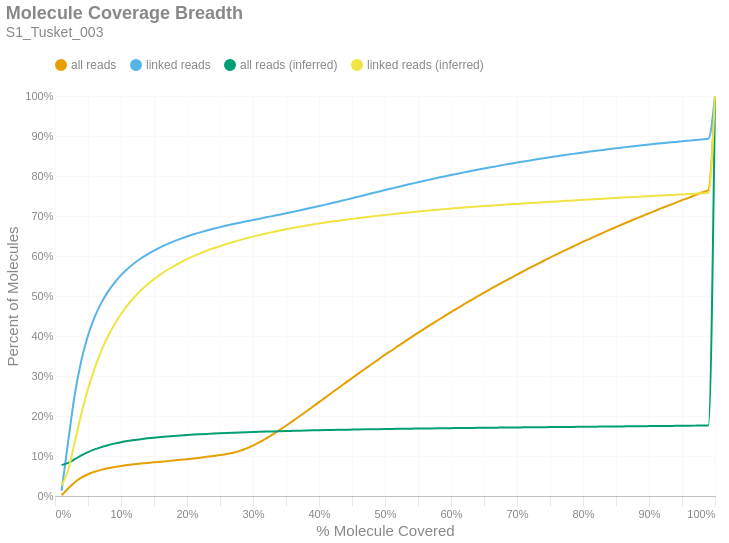

The code cell stored with this chart in its notebook:
### Markdown cell above
### Molecule Read Coverage
This chart shows molecule coverage breadth as computed by the number of bases aligned to that molecule. In other words, "*how much of each unique long molecule is actually sequenced/aligned?*" Keep in mind there is a distinction between sequences and alignments, since some sequences belonging to a particular molecule may not align well and wouldn't appear in the alignment data. This chart also shows molecule coverage breadth as computed by the *inferred fragment* from which the aligned sequences originate. Unlike read coverage, this calculation takes into account the total insert size, including unsequenced gaps between the forward and reverse reads. Like the previous figures, these are cumulative percents.

### Code cell
if SKIPLR:
    print_html(f"Skipped")
else:
    binned_df = consolidated_hist(valids['coverage_bp'], mask, 0.01, True)
    binned_df_inf = consolidated_hist(valids['coverage_inserts'], mask, 0.01, True)
    binned_df = binned_df.with_columns(pl.lit(binned_df_inf['all reads (cumsum)']).alias('all reads (inferred)'))
    binned_df = binned_df.with_columns(pl.lit(binned_df_inf['linked reads (cumsum)']).alias('linked reads (inferred)'))
    binned_df = binned_df.with_columns(
        (pl.col('bin').cast(pl.Float64) + 0.01).alias('right_edge')
    )

    with SafeRender(binned_df):
        (
            density_plot(binned_df, 'Molecule Coverage Breadth', samplename, 'molcov', ['all reads (inferred)','linked reads (inferred)'])
            .encode(
                #x=alt.X('bin:Q', title="% Molecule Covered").axis(format = '%').scale(padding=0),
                x=alt.X('right_edge:Q', title="% Molecule Covered").axis(format='%').scale(padding=0),
                y=alt.Y('value:Q', title='Percent of Molecules')
                    .axis(format='%')
                    .stack(False)
                    .scale(domainMin=0, padding=0),
                color=alt.Color("key:N").scale(domain = ["all reads", "linked reads", "all reads (inferred)", "linked reads (inferred)"]),
                tooltip = [
                    alt.Tooltip("key:N", title = "Data Type"),
                    alt.Tooltip("range_label:N", title="% Molecule Covered"),
                    alt.Tooltip("value:Q", format = ".2%", title="% Molecules")
                ]
            )
        ).display()

### Figure 1 — Vega-Lite specification as saved in the notebook (floating-point values rounded to 4 significant figures)
{"width": "container", "height": 400, "config": {"title": {"anchor": "start", "dy": -15, "fontSize": 18, "color": "#888888", "subtitleColor": "#888888", "subtitleFontSize": 14}, "arc": {"fill": "#0072B2"}, "axis": {"domainColor": "#888888", "domainWidth": 0.5, "gridWidth": 0.2, "grid": false, "titleFontWeight": 400, "titleFontSize": 15, "labelFontSize": 11, "labelColor": "#888888", "tickColor": "#888888", "tickWidth": 0.2, "titleColor": "#888888"}, "axisBand": {"grid": false}, "axisX": {"grid": true, "tickSize": 10, "domainCap": "round"}, "axisY": {"domain": false, "grid": true, "tickSize": 0, "domainCap": "round"}, "background": "transparent", "header": {"labelFontSize": 15, "labelColor": "#888888", "titleFontSize": 15, "titleFontWeight": 600, "titleColor": "#888888"}, "legend": {"labelFont": "sans-serif", "labelFontSize": 12, "labelColor": "#888888", "symbolSize": 100, "symbolType": "circle", "titleFontSize": 12, "titlePadding": 10, "titleColor": "#888888", "title": null, "orient": "top"}, "range": {"category": ["#E69F00", "#56B4E9", "#009E73", "#F0E442", "#0072B2", "#D55E00", "#CC79A7", "#000000"], "diverging": ["#cfe8f3", "#a2d4ec", "#73bfe2", "#46abdb", "#1696d2", "#12719e"]}, "area": {"fill": "#0072B2", "fillOpacity": 0.7, "line": true, "strokeOpacity": 0.7}, "line": {"color": "#0072B2", "stroke": "#0072B2", "strokeWidth": 2}, "trail": {"color": "#0072B2", "stroke": "#0072B2", "strokeWidth": 0, "size": 1}, "point": {"filled": true, "fillOpacity": 1.0, "size": 95}, "text": {"color": "#888888", "fontSize": 11, "align": "right", "fontWeight": 400, "size": 11}, "bar": {"fill": "#0072B2", "stroke": null}, "view": {"stroke": null, "continuousWidth": 660, "continuousHeight": 400}}, "data": {"name": "data-a16ab71d982bfd180348b1e5126448c2"}, "mark": {"type": "line", "interpolate": "monotone", "point": {"opacity": 0, "size": 275}}, "encoding": {"color": {"field": "key", "scale": {"domain": ["all reads", "linked reads", "all reads (inferred)", "linked reads (inferred)"]}, "type": "nominal"}, "tooltip": [{"field": "key", "title": "Data Type", "type": "nominal"}, {"field": "range_label", "title": "% Molecule Covered", "type": "nominal"}, {"field": "value", "format": ".2%", "title": "% Molecules", "type": "quantitative"}], "x": {"axis": {"format": "%"}, "field": "right_edge", "scale": {"padding": 0}, "title": "% Molecule Covered", "type": "quantitative"}, "y": {"axis": {"format": "%"}, "field": "value", "scale": {"domainMin": 0, "padding": 0}, "stack": false, "title": "Percent of Molecules", "type": "quantitative"}}, "params": [{"name": "param_c36ac31b6afebe62", "select": {"type": "point", "fields": ["key"]}, "bind": "legend"}], "title": {"text": "Molecule Coverage Breadth", "subtitle": "S1_Tusket_003"}, "transform": [{"fold": ["all reads (cumsum)", "linked reads (cumsum)", "all reads (inferred)", "linked reads (inferred)"]}, {"calculate": "replace(datum.key, ' (cumsum)', '')", "as": "key"}, {"filter": {"param": "param_c36ac31b6afebe62"}}], "usermeta": {"embedOptions": {"downloadFileName": "S1_Tusket_003.molcov"}}, "$schema": "https://vega.github.io/schema/vega-lite/v6.1.0.json", "datasets": {"data-a16ab71d982bfd180348b1e5126448c2": [{"bin": "0.0", "interval": "0.0-0.01", "all reads": 0.002031, "linked reads": 0.01314, "all reads (cumsum)": 0.002031, "linked reads (cumsum)": 0.01314, "range_label": "0.0-0.01", "all reads (inferred)": 0.07716, "linked reads (inferred)": 0.0263, "right_edge": 0.01}, {"bin": "0.01", "interval": "0.01-0.02", "all reads": 0.01677, "linked reads": 0.1238, "all reads (cumsum)": 0.0188, "linked reads (cumsum)": 0.137, "range_label": "0.01-0.02", "all reads (inferred)": 0.08262, "linked reads (inferred)": 0.06513, "right_edge": 0.02}, {"bin": "0.02", "interval": "0.02-0.03", "all reads": 0.01571, "linked reads": 0.1174, "all reads (cumsum)": 0.03451, "linked reads (cumsum)": 0.2543, "range_label": "0.02-0.03", "all reads (inferred)": 0.09201, "linked reads (inferred)": 0.1351, "right_edge": 0.03}, {"bin": "0.03", "interval": "0.03-0.04", "all reads": 0.01146, "linked reads": 0.08517, "all reads (cumsum)": 0.04597, "linked reads (cumsum)": 0.3395, "range_label": "0.03-0.04", "all reads (inferred)": 0.1014, "linked reads (inferred)": 0.2054, "right_edge": 0.04}, {"bin": "0.04", "interval": "0.04-0.05", "all reads": 0.008347, "linked reads": 0.06186, "all reads (cumsum)": 0.05432, "linked reads (cumsum)": 0.4014, "range_label": "0.04-0.05", "all reads (inferred)": 0.1096, "linked reads (inferred)": 0.2675, "right_edge": 0.05}, {"bin": "0.05", "interval": "0.05-0.06", "all reads": 0.00619, "linked reads": 0.04556, "all reads (cumsum)": 0.06051, "linked reads (cumsum)": 0.4469, "range_label": "0.05-0.06", "all reads (inferred)": 0.1164, "linked reads (inferred)": 0.3192, "right_edge": 0.06}, {"bin": "0.06", "interval": "0.06-0.07", "all reads": 0.004787, "linked reads": 0.03525, "all reads (cumsum)": 0.06529, "linked reads (cumsum)": 0.4822, "range_label": "0.06-0.07", "all reads (inferred)": 0.1221, "linked reads (inferred)": 0.3624, "right_edge": 0.07}, {"bin": "0.07", "interval": "0.07-0.08", "all reads": 0.003839, "linked reads": 0.02805, "all reads (cumsum)": 0.06913, "linked reads (cumsum)": 0.5102, "range_label": "0.07-0.08", "all reads (inferred)": 0.1269, "linked reads (inferred)": 0.3988, "right_edge": 0.08}, {"bin": "0.08", "interval": "0.08-0.09", "all reads": 0.00315, "linked reads": 0.02277, "all reads (cumsum)": 0.07228, "linked reads (cumsum)": 0.533, "range_label": "0.08-0.09", "all reads (inferred)": 0.1309, "linked reads (inferred)": 0.429, "right_edge": 0.09}, {"bin": "0.09", "interval": "0.09-0.1", "all reads": 0.002718, "linked reads": 0.0193, "all reads (cumsum)": 0.075, "linked reads (cumsum)": 0.5523, "range_label": "0.09-0.1", "all reads (inferred)": 0.1343, "linked reads (inferred)": 0.455, "right_edge": 0.1}, {"bin": "0.1", "interval": "0.1-0.11", "all reads": 0.002275, "linked reads": 0.01591, "all reads (cumsum)": 0.07728, "linked reads (cumsum)": 0.5682, "range_label": "0.1-0.11", "all reads (inferred)": 0.1373, "linked reads (inferred)": 0.4774, "right_edge": 0.11}, {"bin": "0.11", "interval": "0.11-0.12", "all reads": 0.002003, "linked reads": 0.01373, "all reads (cumsum)": 0.07928, "linked reads (cumsum)": 0.5819, "range_label": "0.11-0.12", "all reads (inferred)": 0.1399, "linked reads (inferred)": 0.4968, "right_edge": 0.12}, {"bin": "0.12", "interval": "0.12-0.13", "all reads": 0.001773, "linked reads": 0.01183, "all reads (cumsum)": 0.08105, "linked reads (cumsum)": 0.5938, "range_label": "0.12-0.13", "all reads (inferred)": 0.1421, "linked reads (inferred)": 0.5137, "right_edge": 0.13}, {"bin": "0.13", "interval": "0.13-0.14", "all reads": 0.001606, "linked reads": 0.01038, "all reads (cumsum)": 0.08266, "linked reads (cumsum)": 0.6041, "range_label": "0.13-0.14", "all reads (inferred)": 0.1441, "linked reads (inferred)": 0.5289, "right_edge": 0.14}, {"bin": "0.14", "interval": "0.14-0.15", "all reads": 0.001532, "linked reads": 0.009447, "all reads (cumsum)": 0.08419, "linked reads (cumsum)": 0.6136, "range_label": "0.14-0.15", "all reads (inferred)": 0.1459, "linked reads (inferred)": 0.5421, "right_edge": 0.15}, {"bin": "0.15", "interval": "0.15-0.16", "all reads": 0.001493, "linked reads": 0.008549, "all reads (cumsum)": 0.08568, "linked reads (cumsum)": 0.6221, "range_label": "0.15-0.16", "all reads (inferred)": 0.1475, "linked reads (inferred)": 0.5541, "right_edge": 0.16}, {"bin": "0.16", "interval": "0.16-0.17", "all reads": 0.001512, "linked reads": 0.007626, "all reads (cumsum)": 0.08719, "linked reads (cumsum)": 0.6298, "range_label": "0.16-0.17", "all reads (inferred)": 0.1489, "linked reads (inferred)": 0.565, "right_edge": 0.17}, {"bin": "0.17", "interval": "0.17-0.18", "all reads": 0.001565, "linked reads": 0.006874, "all reads (cumsum)": 0.08876, "linked reads (cumsum)": 0.6366, "range_label": "0.17-0.18", "all reads (inferred)": 0.1502, "linked reads (inferred)": 0.5748, "right_edge": 0.18}, {"bin": "0.18", "interval": "0.18-0.19", "all reads": 0.001645, "linked reads": 0.006299, "all reads (cumsum)": 0.0904, "linked reads (cumsum)": 0.6429, "range_label": "0.18-0.19", "all reads (inferred)": 0.1514, "linked reads (inferred)": 0.5837, "right_edge": 0.19}, {"bin": "0.19", "interval": "0.19-0.2", "all reads": 0.001735, "linked reads": 0.005817, "all reads (cumsum)": 0.09214, "linked reads (cumsum)": 0.6488, "range_label": "0.19-0.2", "all reads (inferred)": 0.1525, "linked reads (inferred)": 0.5921, "right_edge": 0.2}, {"bin": "0.2", "interval": "0.2-0.21", "all reads": 0.001816, "linked reads": 0.005438, "all reads (cumsum)": 0.09395, "linked reads (cumsum)": 0.6542, "range_label": "0.2-0.21", "all reads (inferred)": 0.1535, "linked reads (inferred)": 0.5996, "right_edge": 0.21}, {"bin": "0.21", "interval": "0.21-0.22", "all reads": 0.001918, "linked reads": 0.004928, "all reads (cumsum)": 0.09587, "linked reads (cumsum)": 0.6591, "range_label": "0.21-0.22", "all reads (inferred)": 0.1544, "linked reads (inferred)": 0.6066, "right_edge": 0.22}, {"bin": "0.22", "interval": "0.22-0.23", "all reads": 0.002054, "linked reads": 0.004613, "all reads (cumsum)": 0.09793, "linked reads (cumsum)": 0.6637, "range_label": "0.22-0.23", "all reads (inferred)": 0.1553, "linked reads (inferred)": 0.6131, "right_edge": 0.23}, {"bin": "0.23", "interval": "0.23-0.24", "all reads": 0.002155, "linked reads": 0.004314, "all reads (cumsum)": 0.1001, "linked reads (cumsum)": 0.668, "range_label": "0.23-0.24", "all reads (inferred)": 0.1561, "linked reads (inferred)": 0.6192, "right_edge": 0.24}, {"bin": "0.24", "interval": "0.24-0.25", "all reads": 0.002336, "linked reads": 0.004157, "all reads (cumsum)": 0.1024, "linked reads (cumsum)": 0.6722, "range_label": "0.24-0.25", "all reads (inferred)": 0.1568, "linked reads (inferred)": 0.6248, "right_edge": 0.25}, {"bin": "0.25", "interval": "0.25-0.26", "all reads": 0.002585, "linked reads": 0.003872, "all reads (cumsum)": 0.105, "linked reads (cumsum)": 0.6761, "range_label": "0.25-0.26", "all reads (inferred)": 0.1575, "linked reads (inferred)": 0.6301, "right_edge": 0.26}, {"bin": "0.26", "interval": "0.26-0.27", "all reads": 0.003233, "linked reads": 0.003681, "all reads (cumsum)": 0.1082, "linked reads (cumsum)": 0.6798, "range_label": "0.26-0.27", "all reads (inferred)": 0.1582, "linked reads (inferred)": 0.6351, "right_edge": 0.27}, {"bin": "0.27", "interval": "0.27-0.28", "all reads": 0.004497, "linked reads": 0.003542, "all reads (cumsum)": 0.1127, "linked reads (cumsum)": 0.6833, "range_label": "0.27-0.28", "all reads (inferred)": 0.1588, "linked reads (inferred)": 0.6397, "right_edge": 0.28}, {"bin": "0.28", "interval": "0.28-0.29", "all reads": 0.006086, "linked reads": 0.00345, "all reads (cumsum)": 0.1188, "linked reads (cumsum)": 0.6867, "range_label": "0.28-0.29", "all reads (inferred)": 0.1594, "linked reads (inferred)": 0.6442, "right_edge": 0.29}, {"bin": "0.29", "interval": "0.29-0.3", "all reads": 0.007336, "linked reads": 0.003293, "all reads (cumsum)": 0.1262, "linked reads (cumsum)": 0.69, "range_label": "0.29-0.3", "all reads (inferred)": 0.16, "linked reads (inferred)": 0.6485, "right_edge": 0.3}, {"bin": "0.3", "interval": "0.3-0.31", "all reads": 0.008383, "linked reads": 0.003301, "all reads (cumsum)": 0.1345, "linked reads (cumsum)": 0.6933, "range_label": "0.3-0.31", "all reads (inferred)": 0.1605, "linked reads (inferred)": 0.6525, "right_edge": 0.31}, {"bin": "0.31", "interval": "0.31-0.32", "all reads": 0.00937, "linked reads": 0.003271, "all reads (cumsum)": 0.1439, "linked reads (cumsum)": 0.6966, "range_label": "0.31-0.32", "all reads (inferred)": 0.1611, "linked reads (inferred)": 0.6564, "right_edge": 0.32}, {"bin": "0.32", "interval": "0.32-0.33", "all reads": 0.01016, "linked reads": 0.003384, "all reads (cumsum)": 0.1541, "linked reads (cumsum)": 0.7, "range_label": "0.32-0.33", "all reads (inferred)": 0.1616, "linked reads (inferred)": 0.6601, "right_edge": 0.33}, {"bin": "0.33", "interval": "0.33-0.34", "all reads": 0.01055, "linked reads": 0.003314, "all reads (cumsum)": 0.1646, "linked reads (cumsum)": 0.7033, "range_label": "0.33-0.34", "all reads (inferred)": 0.162, "linked reads (inferred)": 0.6635, "right_edge": 0.34}, {"bin": "0.34", "interval": "0.34-0.35", "all reads": 0.01105, "linked reads": 0.003393, "all reads (cumsum)": 0.1757, "linked reads (cumsum)": 0.7067, "range_label": "0.34-0.35", "all reads (inferred)": 0.1625, "linked reads (inferred)": 0.6668, "right_edge": 0.35}, {"bin": "0.35", "interval": "0.35-0.36", "all reads": 0.0114, "linked reads": 0.003529, "all reads (cumsum)": 0.1871, "linked reads (cumsum)": 0.7102, "range_label": "0.35-0.36", "all reads (inferred)": 0.1629, "linked reads (inferred)": 0.6699, "right_edge": 0.36}, {"bin": "0.36", "interval": "0.36-0.37", "all reads": 0.01164, "linked reads": 0.003477, "all reads (cumsum)": 0.1987, "linked reads (cumsum)": 0.7137, "range_label": "0.36-0.37", "all reads (inferred)": 0.1633, "linked reads (inferred)": 0.6729, "right_edge": 0.37}, {"bin": "0.37", "interval": "0.37-0.38", "all reads": 0.01181, "linked reads": 0.003694, "all reads (cumsum)": 0.2105, "linked reads (cumsum)": 0.7174, "range_label": "0.37-0.38", "all reads (inferred)": 0.1637, "linked reads (inferred)": 0.6758, "right_edge": 0.38}, {"bin": "0.38", "interval": "0.38-0.39", "all reads": 0.01198, "linked reads": 0.003771, "all reads (cumsum)": 0.2225, "linked reads (cumsum)": 0.7212, "range_label": "0.38-0.39", "all reads (inferred)": 0.1641, "linked reads (inferred)": 0.6786, "right_edge": 0.39}, {"bin": "0.39", "interval": "0.39-0.4", "all reads": 0.01228, "linked reads": 0.003642, "all reads (cumsum)": 0.2348, "linked reads (cumsum)": 0.7248, "range_label": "0.39-0.4", "all reads (inferred)": 0.1644, "linked reads (inferred)": 0.6812, "right_edge": 0.4}, {"bin": "0.4", "interval": "0.4-0.41", "all reads": 0.0119, "linked reads": 0.003679, "all reads (cumsum)": 0.2467, "linked reads (cumsum)": 0.7285, "range_label": "0.4-0.41", "all reads (inferred)": 0.1648, "linked reads (inferred)": 0.6837, "right_edge": 0.41}, {"bin": "0.41", "interval": "0.41-0.42", "all reads": 0.01198, "linked reads": 0.003901, "all reads (cumsum)": 0.2587, "linked reads (cumsum)": 0.7324, "range_label": "0.41-0.42", "all reads (inferred)": 0.1651, "linked reads (inferred)": 0.6861, "right_edge": 0.42}, {"bin": "0.42", "interval": "0.42-0.43", "all reads": 0.01214, "linked reads": 0.0039, "all reads (cumsum)": 0.2708, "linked reads (cumsum)": 0.7363, "range_label": "0.42-0.43", "all reads (inferred)": 0.1654, "linked reads (inferred)": 0.6884, "right_edge": 0.43}, {"bin": "0.43", "interval": "0.43-0.44", "all reads": 0.012, "linked reads": 0.004062, "all reads (cumsum)": 0.2828, "linked reads (cumsum)": 0.7404, "range_label": "0.43-0.44", "all reads (inferred)": 0.1657, "linked reads (inferred)": 0.6906, "right_edge": 0.44}, {"bin": "0.44", "interval": "0.44-0.45", "all reads": 0.01197, "linked reads": 0.00399, "all reads (cumsum)": 0.2948, "linked reads (cumsum)": 0.7443, "range_label": "0.44-0.45", "all reads (inferred)": 0.166, "linked reads (inferred)": 0.6928, "right_edge": 0.45}, {"bin": "0.45", "interval": "0.45-0.46", "all reads": 0.01185, "linked reads": 0.004107, "all reads (cumsum)": 0.3066, "linked reads (cumsum)": 0.7485, "range_label": "0.45-0.46", "all reads (inferred)": 0.1663, "linked reads (inferred)": 0.6949, "right_edge": 0.46}, {"bin": "0.46", "interval": "0.46-0.47", "all reads": 0.01161, "linked reads": 0.004059, "all reads (cumsum)": 0.3182, "linked reads (cumsum)": 0.7525, "range_label": "0.46-0.47", "all reads (inferred)": 0.1666, "linked reads (inferred)": 0.697, "right_edge": 0.47}, {"bin": "0.47", "interval": "0.47-0.48", "all reads": 0.01174, "linked reads": 0.004222, "all reads (cumsum)": 0.33, "linked reads (cumsum)": 0.7567, "range_label": "0.47-0.48", "all reads (inferred)": 0.1669, "linked reads (inferred)": 0.699, "right_edge": 0.48}, {"bin": "0.48", "interval": "0.48-0.49", "all reads": 0.01114, "linked reads": 0.004124, "all reads (cumsum)": 0.3411, "linked reads (cumsum)": 0.7609, "range_label": "0.48-0.49", "all reads (inferred)": 0.1671, "linked reads (inferred)": 0.7009, "right_edge": 0.49}, {"bin": "0.49", "interval": "0.49-0.5", "all reads": 0.01224, "linked reads": 0.004001, "all reads (cumsum)": 0.3533, "linked reads (cumsum)": 0.7649, "range_label": "0.49-0.5", "all reads (inferred)": 0.1674, "linked reads (inferred)": 0.7028, "right_edge": 0.5}, {"bin": "0.5", "interval": "0.5-0.51", "all reads": 0.01036, "linked reads": 0.003827, "all reads (cumsum)": 0.3637, "linked reads (cumsum)": 0.7687, "range_label": "0.5-0.51", "all reads (inferred)": 0.1676, "linked reads (inferred)": 0.7045, "right_edge": 0.51}, {"bin": "0.51", "interval": "0.51-0.52", "all reads": 0.01149, "linked reads": 0.004029, "all reads (cumsum)": 0.3752, "linked reads (cumsum)": 0.7727, "range_label": "0.51-0.52", "all reads (inferred)": 0.1679, "linked reads (inferred)": 0.7062, "right_edge": 0.52}, {"bin": "0.52", "interval": "0.52-0.53", "all reads": 0.01089, "linked reads": 0.003916, "all reads (cumsum)": 0.3861, "linked reads (cumsum)": 0.7766, "range_label": "0.52-0.53", "all reads (inferred)": 0.1681, "linked reads (inferred)": 0.7079, "right_edge": 0.53}, {"bin": "0.53", "interval": "0.53-0.54", "all reads": 0.01107, "linked reads": 0.00383, "all reads (cumsum)": 0.3972, "linked reads (cumsum)": 0.7805, "range_label": "0.53-0.54", "all reads (inferred)": 0.1683, "linked reads (inferred)": 0.7096, "right_edge": 0.54}, {"bin": "0.54", "interval": "0.54-0.55", "all reads": 0.01063, "linked reads": 0.003735, "all reads (cumsum)": 0.4078, "linked reads (cumsum)": 0.7842, "range_label": "0.54-0.55", "all reads (inferred)": 0.1686, "linked reads (inferred)": 0.7112, "right_edge": 0.55}, {"bin": "0.55", "interval": "0.55-0.56", "all reads": 0.01081, "linked reads": 0.00386, "all reads (cumsum)": 0.4186, "linked reads (cumsum)": 0.7881, "range_label": "0.55-0.56", "all reads (inferred)": 0.1688, "linked reads (inferred)": 0.7127, "right_edge": 0.56}, {"bin": "0.56", "interval": "0.56-0.57", "all reads": 0.01058, "linked reads": 0.003685, "all reads (cumsum)": 0.4292, "linked reads (cumsum)": 0.7917, "range_label": "0.56-0.57", "all reads (inferred)": 0.169, "linked reads (inferred)": 0.7143, "right_edge": 0.57}, {"bin": "0.57", "interval": "0.57-0.58", "all reads": 0.01017, "linked reads": 0.003637, "all reads (cumsum)": 0.4393, "linked reads (cumsum)": 0.7954, "range_label": "0.57-0.58", "all reads (inferred)": 0.1692, "linked reads (inferred)": 0.7157, "right_edge": 0.58}, {"bin": "0.58", "interval": "0.58-0.59", "all reads": 0.01025, "linked reads": 0.003569, "all reads (cumsum)": 0.4496, "linked reads (cumsum)": 0.7989, "range_label": "0.58-0.59", "all reads (inferred)": 0.1694, "linked reads (inferred)": 0.7172, "right_edge": 0.59}, {"bin": "0.59", "interval": "0.59-0.6", "all reads": 0.01029, "linked reads": 0.003563, "all reads (cumsum)": 0.4599, "linked reads (cumsum)": 0.8025, "range_label": "0.59-0.6", "all reads (inferred)": 0.1696, "linked reads (inferred)": 0.7185, "right_edge": 0.6}, {"bin": "0.6", "interval": "0.6-0.61", "all reads": 0.009733, "linked reads": 0.003356, "all reads (cumsum)": 0.4696, "linked reads (cumsum)": 0.8059, "range_label": "0.6-0.61", "all reads (inferred)": 0.1698, "linked reads (inferred)": 0.7198, "right_edge": 0.61}, {"bin": "0.61", "interval": "0.61-0.62", "all reads": 0.01001, "linked reads": 0.003235, "all reads (cumsum)": 0.4796, "linked reads (cumsum)": 0.8091, "range_label": "0.61-0.62", "all reads (inferred)": 0.17, "linked reads (inferred)": 0.7211, "right_edge": 0.62}, {"bin": "0.62", "interval": "0.62-0.63", "all reads": 0.009575, "linked reads": 0.003167, "all reads (cumsum)": 0.4892, "linked reads (cumsum)": 0.8123, "range_label": "0.62-0.63", "all reads (inferred)": 0.1702, "linked reads (inferred)": 0.7223, "right_edge": 0.63}, {"bin": "0.63", "interval": "0.63-0.64", "all reads": 0.009621, "linked reads": 0.003223, "all reads (cumsum)": 0.4988, "linked reads (cumsum)": 0.8155, "range_label": "0.63-0.64", "all reads (inferred)": 0.1704, "linked reads (inferred)": 0.7235, "right_edge": 0.64}, {"bin": "0.64", "interval": "0.64-0.65", "all reads": 0.009321, "linked reads": 0.003099, "all reads (cumsum)": 0.5081, "linked reads (cumsum)": 0.8186, "range_label": "0.64-0.65", "all reads (inferred)": 0.1706, "linked reads (inferred)": 0.7248, "right_edge": 0.65}, {"bin": "0.65", "interval": "0.65-0.66", "all reads": 0.009598, "linked reads": 0.003157, "all reads (cumsum)": 0.5177, "linked reads (cumsum)": 0.8217, "range_label": "0.65-0.66", "all reads (inferred)": 0.1707, "linked reads (inferred)": 0.7259, "right_edge": 0.66}, {"bin": "0.66", "interval": "0.66-0.67", "all reads": 0.009001, "linked reads": 0.002964, "all reads (cumsum)": 0.5267, "linked reads (cumsum)": 0.8247, "range_label": "0.66-0.67", "all reads (inferred)": 0.1709, "linked reads (inferred)": 0.7271, "right_edge": 0.67}, {"bin": "0.67", "interval": "0.67-0.68", "all reads": 0.009102, "linked reads": 0.00311, "all reads (cumsum)": 0.5358, "linked reads (cumsum)": 0.8278, "range_label": "0.67-0.68", "all reads (inferred)": 0.1711, "linked reads (inferred)": 0.7281, "right_edge": 0.68}, {"bin": "0.68", "interval": "0.68-0.69", "all reads": 0.008787, "linked reads": 0.002855, "all reads (cumsum)": 0.5446, "linked reads (cumsum)": 0.8307, "range_label": "0.68-0.69", "all reads (inferred)": 0.1712, "linked reads (inferred)": 0.7292, "right_edge": 0.69}, {"bin": "0.69", "interval": "0.69-0.7", "all reads": 0.008979, "linked reads": 0.002842, "all reads (cumsum)": 0.5536, "linked reads (cumsum)": 0.8335, "range_label": "0.69-0.7", "all reads (inferred)": 0.1714, "linked reads (inferred)": 0.7303, "right_edge": 0.7}, {"bin": "0.7", "interval": "0.7-0.71", "all reads": 0.008613, "linked reads": 0.002753, "all reads (cumsum)": 0.5622, "linked reads (cumsum)": 0.8363, "range_label": "0.7-0.71", "all reads (inferred)": 0.1716, "linked reads (inferred)": 0.7313, "right_edge": 0.71}, {"bin": "0.71", "interval": "0.71-0.72", "all reads": 0.008501, "linked reads": 0.002742, "all reads (cumsum)": 0.5707, "linked reads (cumsum)": 0.839, "range_label": "0.71-0.72", "all reads (inferred)": 0.1717, "linked reads (inferred)": 0.7324, "right_edge": 0.72}, {"bin": "0.72", "interval": "0.72-0.73", "all reads": 0.008487, "linked reads": 0.002686, "all reads (cumsum)": 0.5792, "linked reads (cumsum)": 0.8417, "range_label": "0.72-0.73", "all reads (inferred)": 0.1719, "linked reads (inferred)": 0.7334, "right_edge": 0.73}, {"bin": "0.73", "interval": "0.73-0.74", "all reads": 0.008289, "linked reads": 0.002616, "all reads (cumsum)": 0.5875, "linked reads (cumsum)": 0.8443, "range_label": "0.73-0.74", "all reads (inferred)": 0.1721, "linked reads (inferred)": 0.7344, "right_edge": 0.74}, {"bin": "0.74", "interval": "0.74-0.75", "all reads": 0.008662, "linked reads": 0.002546, "all reads (cumsum)": 0.5962, "linked reads (cumsum)": 0.8469, "range_label": "0.74-0.75", "all reads (inferred)": 0.1722, "linked reads (inferred)": 0.7354, "right_edge": 0.75}, {"bin": "0.75", "interval": "0.75-0.76", "all reads": 0.007868, "linked reads": 0.002431, "all reads (cumsum)": 0.604, "linked reads (cumsum)": 0.8493, "range_label": "0.75-0.76", "all reads (inferred)": 0.1724, "linked reads (inferred)": 0.7364, "right_edge": 0.76}, {"bin": "0.76", "interval": "0.76-0.77", "all reads": 0.008, "linked reads": 0.002423, "all reads (cumsum)": 0.612, "linked reads (cumsum)": 0.8517, "range_label": "0.76-0.77", "all reads (inferred)": 0.1725, "linked reads (inferred)": 0.7374, "right_edge": 0.77}, {"bin": "0.77", "interval": "0.77-0.78", "all reads": 0.00785, "linked reads": 0.002408, "all reads (cumsum)": 0.6199, "linked reads (cumsum)": 0.8541, "range_label": "0.77-0.78", "all reads (inferred)": 0.1727, "linked reads (inferred)": 0.7384, "right_edge": 0.78}, {"bin": "0.78", "interval": "0.78-0.79", "all reads": 0.007738, "linked reads": 0.002286, "all reads (cumsum)": 0.6276, "linked reads (cumsum)": 0.8564, "range_label": "0.78-0.79", "all reads (inferred)": 0.1729, "linked reads (inferred)": 0.7394, "right_edge": 0.79}, {"bin": "0.79", "interval": "0.79-0.8", "all reads": 0.008106, "linked reads": 0.002394, "all reads (cumsum)": 0.6357, "linked reads (cumsum)": 0.8588, "range_label": "0.79-0.8", "all reads (inferred)": 0.1731, "linked reads (inferred)": 0.7404, "right_edge": 0.8}, {"bin": "0.8", "interval": "0.8-0.81", "all reads": 0.007306, "linked reads": 0.002178, "all reads (cumsum)": 0.643, "linked reads (cumsum)": 0.861, "range_label": "0.8-0.81", "all reads (inferred)": 0.1732, "linked reads (inferred)": 0.7413, "right_edge": 0.81}, {"bin": "0.81", "interval": "0.81-0.82", "all reads": 0.007395, "linked reads": 0.002219, "all reads (cumsum)": 0.6504, "linked reads (cumsum)": 0.8632, "range_label": "0.81-0.82", "all reads (inferred)": 0.1734, "linked reads (inferred)": 0.7422, "right_edge": 0.82}, {"bin": "0.82", "interval": "0.82-0.83", "all reads": 0.007448, "linked reads": 0.002027, "all reads (cumsum)": 0.6579, "linked reads (cumsum)": 0.8652, "range_label": "0.82-0.83", "all reads (inferred)": 0.1735, "linked reads (inferred)": 0.7432, "right_edge": 0.83}, {"bin": "0.83", "interval": "0.83-0.84", "all reads": 0.007338, "linked reads": 0.00202, "all reads (cumsum)": 0.6652, "linked reads (cumsum)": 0.8672, "range_label": "0.83-0.84", "all reads (inferred)": 0.1737, "linked reads (inferred)": 0.7442, "right_edge": 0.84}, {"bin": "0.84", "interval": "0.84-0.85", "all reads": 0.007114, "linked reads": 0.001983, "all reads (cumsum)": 0.6723, "linked reads (cumsum)": 0.8692, "range_label": "0.84-0.85", "all reads (inferred)": 0.1739, "linked reads (inferred)": 0.7451, "right_edge": 0.85}, {"bin": "0.85", "interval": "0.85-0.86", "all reads": 0.007103, "linked reads": 0.001906, "all reads (cumsum)": 0.6794, "linked reads (cumsum)": 0.8711, "range_label": "0.85-0.86", "all reads (inferred)": 0.174, "linked reads (inferred)": 0.7459, "right_edge": 0.86}, {"bin": "0.86", "interval": "0.86-0.87", "all reads": 0.006911, "linked reads": 0.001978, "all reads (cumsum)": 0.6863, "linked reads (cumsum)": 0.8731, "range_label": "0.86-0.87", "all reads (inferred)": 0.1742, "linked reads (inferred)": 0.7469, "right_edge": 0.87}, {"bin": "0.87", "interval": "0.87-0.88", "all reads": 0.007032, "linked reads": 0.001924, "all reads (cumsum)": 0.6934, "linked reads (cumsum)": 0.875, "range_label": "0.87-0.88", "all reads (inferred)": 0.1744, "linked reads (inferred)": 0.7478, "right_edge": 0.88}, {"bin": "0.88", "interval": "0.88-0.89", "all reads": 0.006722, "linked reads": 0.00184, "all reads (cumsum)": 0.7001, "linked reads (cumsum)": 0.8769, "range_label": "0.88-0.89", "all reads (inferred)": 0.1745, "linked reads (inferred)": 0.7487, "right_edge": 0.89}, {"bin": "0.89", "interval": "0.89-0.9", "all reads": 0.006824, "linked reads": 0.001835, "all reads (cumsum)": 0.7069, "linked reads (cumsum)": 0.8787, "range_label": "0.89-0.9", "all reads (inferred)": 0.1747, "linked reads (inferred)": 0.7497, "right_edge": 0.9}, {"bin": "0.9", "interval": "0.9-0.91", "all reads": 0.006323, "linked reads": 0.001668, "all reads (cumsum)": 0.7132, "linked reads (cumsum)": 0.8804, "range_label": "0.9-0.91", "all reads (inferred)": 0.1749, "linked reads (inferred)": 0.7505, "right_edge": 0.91}, {"bin": "0.91", "interval": "0.91-0.92", "all reads": 0.007089, "linked reads": 0.001678, "all reads (cumsum)": 0.7203, "linked reads (cumsum)": 0.8821, "range_label": "0.91-0.92", "all reads (inferred)": 0.175, "linked reads (inferred)": 0.7514, "right_edge": 0.92}, {"bin": "0.92", "interval": "0.92-0.93", "all reads": 0.006086, "linked reads": 0.001615, "all reads (cumsum)": 0.7264, "linked reads (cumsum)": 0.8837, "range_label": "0.92-0.93", "all reads (inferred)": 0.1752, "linked reads (inferred)": 0.7522, "right_edge": 0.93}, {"bin": "0.93", "interval": "0.93-0.94", "all reads": 0.006457, "linked reads": 0.001616, "all reads (cumsum)": 0.7329, "linked reads (cumsum)": 0.8853, "range_label": "0.93-0.94", "all reads (inferred)": 0.1754, "linked reads (inferred)": 0.753, "right_edge": 0.94}, {"bin": "0.94", "interval": "0.94-0.95", "all reads": 0.006898, "linked reads": 0.001605, "all reads (cumsum)": 0.7398, "linked reads (cumsum)": 0.8869, "range_label": "0.94-0.95", "all reads (inferred)": 0.1755, "linked reads (inferred)": 0.7538, "right_edge": 0.95}, {"bin": "0.95", "interval": "0.95-0.96", "all reads": 0.005684, "linked reads": 0.001532, "all reads (cumsum)": 0.7454, "linked reads (cumsum)": 0.8884, "range_label": "0.95-0.96", "all reads (inferred)": 0.1757, "linked reads (inferred)": 0.7547, "right_edge": 0.96}, {"bin": "0.96", "interval": "0.96-0.97", "all reads": 0.006583, "linked reads": 0.001531, "all reads (cumsum)": 0.752, "linked reads (cumsum)": 0.89, "range_label": "0.96-0.97", "all reads (inferred)": 0.1759, "linked reads (inferred)": 0.7557, "right_edge": 0.97}, {"bin": "0.97", "interval": "0.97-0.98", "all reads": 0.006711, "linked reads": 0.001487, "all reads (cumsum)": 0.7587, "linked reads (cumsum)": 0.8914, "range_label": "0.97-0.98", "all reads (inferred)": 0.1762, "linked reads (inferred)": 0.7567, "right_edge": 0.98}, {"bin": "0.98", "interval": "0.98-0.99", "all reads": 0.006226, "linked reads": 0.001548, "all reads (cumsum)": 0.765, "linked reads (cumsum)": 0.893, "range_label": "0.98-0.99", "all reads (inferred)": 0.1765, "linked reads (inferred)": 0.7579, "right_edge": 0.99}, {"bin": "0.99", "interval": "0.99-1.0", "all reads": 0.235, "linked reads": 0.107, "all reads (cumsum)": 1.0, "linked reads (cumsum)": 1.0, "range_label": "0.99-1.0", "all reads (inferred)": 1.0, "linked reads (inferred)": 1.0, "right_edge": 1.0}]}}
